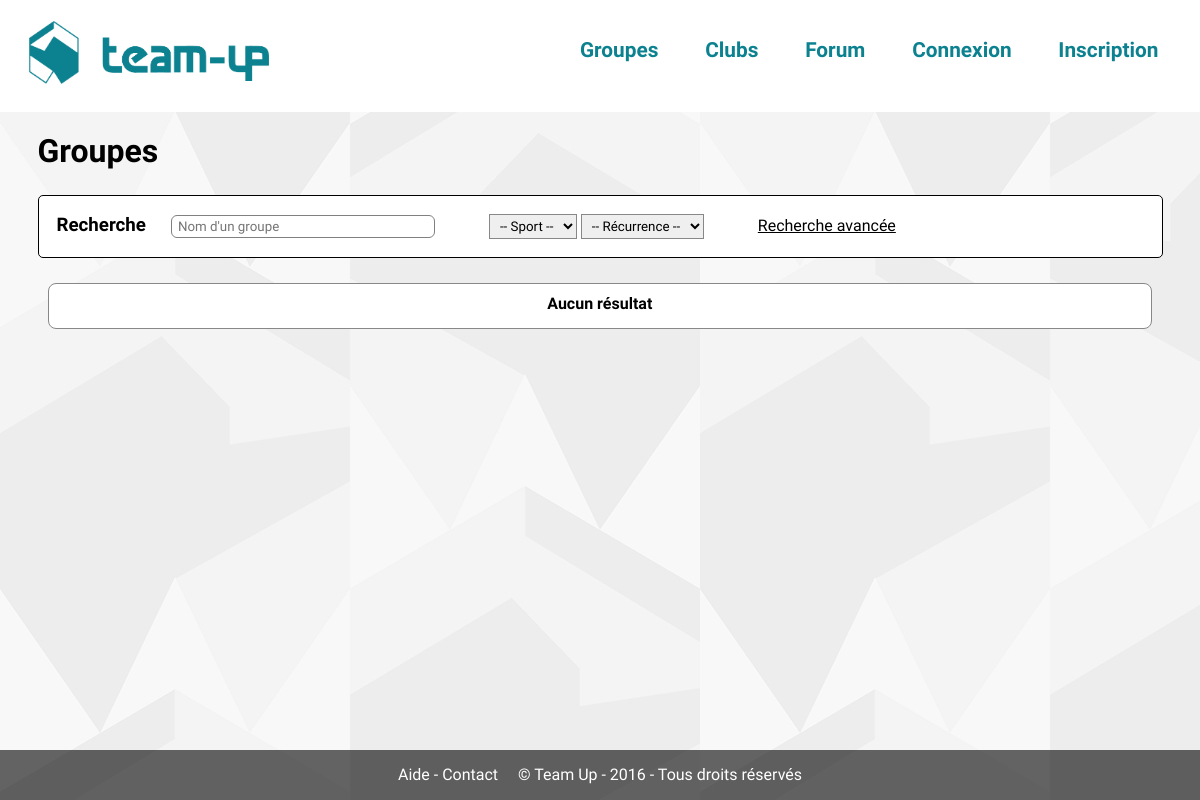
Before: /?page=groupes with the older database file.
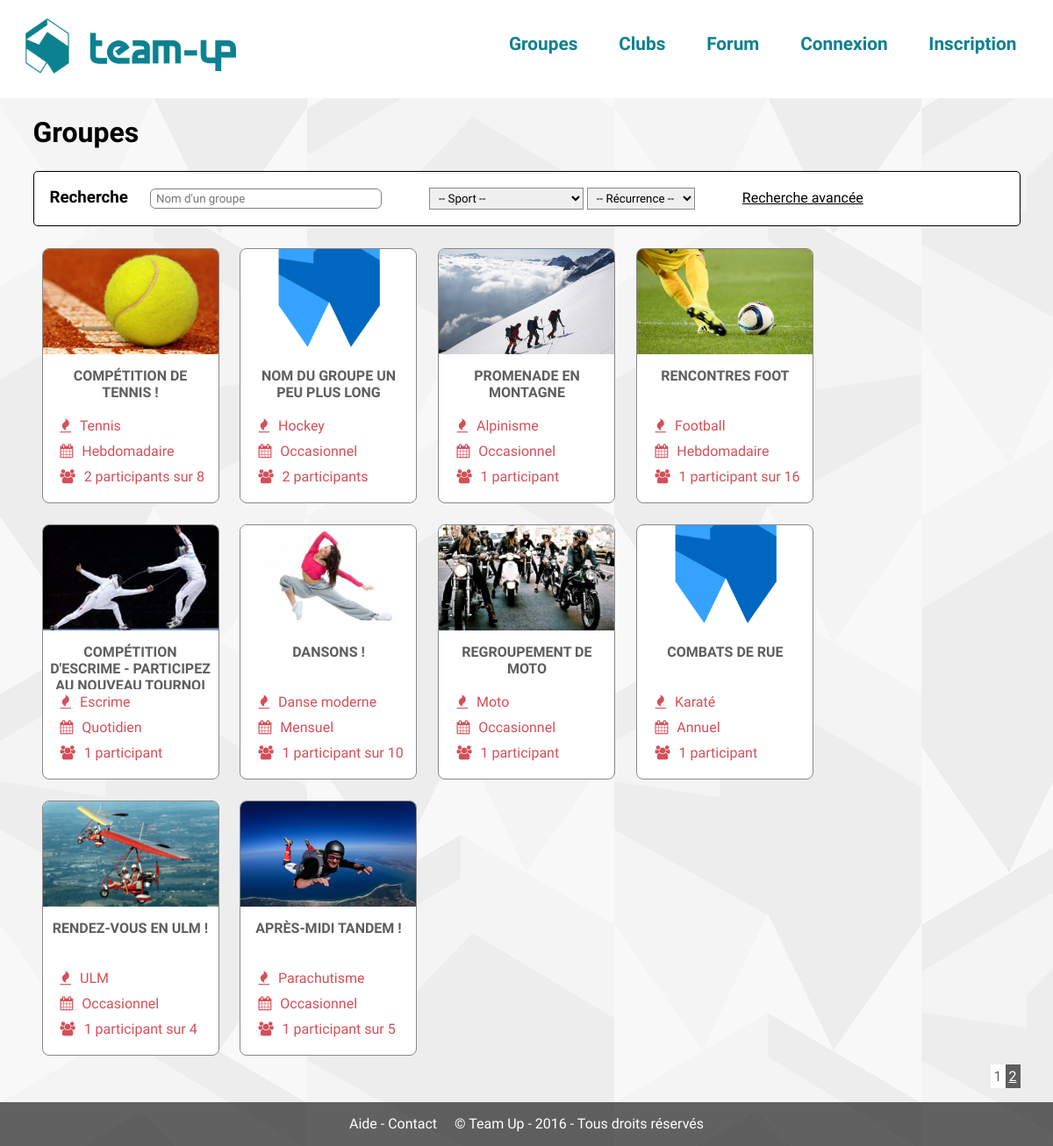
After: the same page with the newer database file.
### tables this page shows
CREATE TABLE `groupes` (
  `id` int(11) NOT NULL,
  `titre` varchar(255) NOT NULL,
  `id_departement` int(11) NOT NULL,
  `description` text NOT NULL,
  `id_sport` int(11) NOT NULL,
  `id_club` int(11) NOT NULL,
  `max_participants` int(11) NOT NULL,
  `min_participants` int(11) NOT NULL,
  `visibilite` enum('public','prive') NOT NULL,
  `recurrence` enum('occasionnel','quotidien','hebdomadaire','mensuel','annuel') NOT NULL,
  `niveau` int(11) NOT NULL,
  `tendance` int(11) NOT NULL
);

CREATE TABLE `sports` (
  `id` int(11) NOT NULL,
  `nom` varchar(255) NOT NULL,
  `description` text NOT NULL
);

### controleurs/groupes.php (called while the page is built, shortened)
<?php
include 'modeles/groupes.php';
include 'modeles/pagination.php';
$groupes_par_page = 10;
if(isset($_GET['p']) && !empty($_GET['p'])) {
	$page = (int) $_GET['p'];
} else {
	$page = 1;
}
$debut_requete = ($page - 1) * $groupes_par_page;
if(isset($_GET['nom']) && isset($_GET['sport']) && isset($_GET['recurrence'])) {
	$requete = '';
	if(!empty($_GET['nom']))
		$requete .= ' titre LIKE :titre AND';
	if(!empty($_GET['sport']))
		$requete .= ' id_sport = :id_sport AND';
	if(!empty($_GET['recurrence']))
		$requete .= ' recurrence = :recurrence AND';
	$requete .= ' 1=1';
	$recherche = rechercher_groupe($_GET['nom'], $_GET['sport'], $_GET['recurrence'], $requete, $debut_requete, $groupes_par_page);
	echo json_encode($recherche['lignes']);
	exit();
} else {
	$recherche = recuperer_groupes($debut_requete, $groupes_par_page);
}
$groupes = $recherche['lignes'];
include 'vues/groupes.php';

### modeles/groupes.php (called while the page is built, shortened)
<?php
function recuperer_groupes($debut, $combien) {
	global $pdo;
	$stmt = $pdo->prepare('SELECT SQL_CALC_FOUND_ROWS g.id AS id_groupe, s.nom AS nom_sport, g.*, COUNT(*) AS nbre FROM groupes AS g
																									JOIN sports AS s ON s.id = g.id_sport
																									LEFT JOIN groupes_membres gm ON gm.id_groupe = g.id
																								GROUP BY g.id
																								LIMIT :debut, :combien');
	$stmt->bindValue('debut', $debut, PDO::PARAM_INT);
	$stmt->bindValue('combien', $combien, PDO::PARAM_INT);
	$stmt->execute();
	return array('nombre' => $pdo->query('SELECT FOUND_ROWS();')->fetch(PDO::FETCH_COLUMN), 'lignes' => $stmt->fetchAll());
}

### vues/groupes.php (the view, shortened to what the changed rows need)
<h1><a href="?page=groupes" class="lien-simple">Groupes</a></h1>
<div id="liste-groupes">
<?php
	if(!empty($groupes)) {
		foreach ($groupes as $groupe) {
			if(!isset($_GET['actuel']) || empty($_GET['actuel']) || $groupe['nbre'] >= $_GET['actuel']) {
?>
	<div class="groupe encadrer">
		<a href="?page=groupe&amp;id=<?php echo $groupe['id_groupe']; ?>" title="<?php echo htmlspecialchars($groupe['titre']); ?>">
			<div class="details">
				<div class="photo" style="background-image: url('<?php echo (is_file(DOSSIER_GROUPE . $groupe['id_groupe'] . '.jpg') ? DOSSIER_GROUPE . $groupe['id_groupe'] . '.jpg' : DOSSIER_GROUPE . '0.jpg') ?>');">
				</div>
				<h4><?php echo htmlspecialchars($groupe['titre']); ?></h4>
				<p>
					<i class="fa fa-fire"></i> <?php echo $groupe['nom_sport']; ?><br>
					<i class="fa fa-calendar"></i> <?php echo ucfirst($groupe['recurrence']); ?><br>
					<i class="fa fa-users"></i> <?php echo $groupe['nbre']; ?> participant<?php echo ($groupe['nbre'] > 1 ? 's' : null); ?><?php echo ($groupe['max_participants'] > 0 ? ' sur ' . $groupe['max_participants'] : null);  ?><br>
				</p>
			</div>
		</a>
	</div>
<?php
			}
		}
?>
<?php
		pagination($total_groupes);
	} else {
?>
	<div class="groupe encadrer align-center" style="width:98%;padding-top:10px;">
		<h4>Aucun résultat</h4>
	</div>
<?php
	}
?>
</div>

### modeles/pagination.php (shortened to what the changed rows need)
<?php
function parametreUrl($name, $value) {
    if(empty($_SERVER['QUERY_STRING'])) {
        return '?'.$name.'='.$value;
    } else {
        $return = $name.'='.$value;
        foreach ($_GET as $k => $v) {
            if($name != $k) {
                $return .= '&'.$k.'='.$v;
            }
        }
        return '?'.$return;
    }
}
function pagination($nombre_entrees, $nombre_par_page = 10, $variable_page = 'p', $pages_visibles = 4) {
	if(isset($_GET[$variable_page])) {
		$page = (int) $_GET[$variable_page];
	} else {
		$page = 1;
	}
	echo '<div class="pagination">';
	$nombre_pages = ceil($nombre_entrees / $nombre_par_page) + 1;
	for ($i=1; $i < $nombre_pages; $i++) {
		if($page == $i) {
			echo '<span class="page-active">'.$i.'</span>';
		} else {
			if($i > ($page - $pages_visibles) && $i < ($page + $pages_visibles)) {
				echo '<a href="'.parametreUrl($variable_page, $i).'">'.$i.'</a> ';
			}
		}
	}
	echo '</div>';
}

Changed rows visible on the page:
added groupes: shows a picture, titre "COMPÉTITION DE TENNIS !", id_sport.nom "Tennis", recurrence "Hebdomadaire", nbre "2", max_participants "8"
added groupes: titre "NOM DU GROUPE UN PEU PLUS LONG", id_sport.nom "Hockey", recurrence "Occasionnel", nbre "2"
added groupes: shows a picture, titre "PROMENADE EN MONTAGNE", id_sport.nom "Alpinisme", recurrence "Occasionnel", nbre "1"
added groupes: shows a picture, titre "RENCONTRES FOOT", id_sport.nom "Football", recurrence "Hebdomadaire", nbre "1", max_participants "16"
added groupes: shows a picture, titre "COMPÉTITION D'ESCRIME - PARTICIPEZ…", id_sport.nom "Escrime", recurrence "Quotidien", nbre "1"
added groupes: shows a picture, titre "DANSONS !", id_sport.nom "Danse moderne", recurrence "Mensuel", nbre "1", max_participants "10"
added groupes: shows a picture, titre "REGROUPEMENT DE MOTO", id_sport.nom "Moto", recurrence "Occasionnel", nbre "1"
added groupes: titre "COMBATS DE RUE", id_sport.nom "Karaté", recurrence "Annuel", nbre "1"
added groupes: shows a picture, titre "RENDEZ-VOUS EN ULM !", id_sport.nom "ULM", recurrence "Occasionnel", nbre "1", max_participants "4"
added groupes: shows a picture, titre "APRÈS-MIDI TANDEM !", id_sport.nom "Parachutisme", recurrence "Occasionnel", nbre "1", max_participants "5"
Other visible differences:
new list line: "1"
new list line: "2"
text no longer shown: "Aucun résultat"
